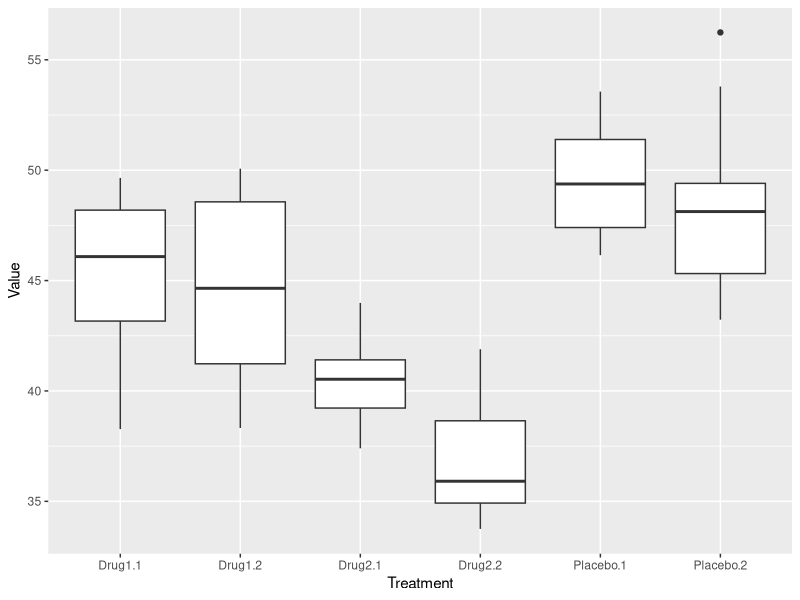

Write R code to recreate this figure.
## ---- chunk 1
library(tidyverse)
clinical_data <- read_tsv("clinical-data.txt")
## ---- chunk 2
clinical_data <- gather(clinical_data, key = "Treatment", value = "Value", -Subject)
## ---- chunk 3
ggplot(clinical_data, mapping = aes(x = Treatment, y = Value)) +
  geom_boxplot()
## ---- chunk 4
patients <- read_tsv("patient-data.txt")
## ---- chunk 5
select(patients, Height:Grade_Level)
## ---- chunk 6
select(patients, Height:Grade_Level, -Pet)
## ---- chunk 7
select(patients, ends_with("eight"))
## ---- chunk 8
select(patients, -State, -Pet, -Grade_Level)
select(patients, -c(State, Pet, Grade_Level))
select(patients, -(State:Grade_Level))
## ---- chunk 9
patients <- mutate(patients, Smokes = str_replace(Smokes, "No", "FALSE"))
patients <- mutate(patients, Smokes = str_replace(Smokes, "Yes", "TRUE"))
patients <- mutate(patients, Smokes = as.logical(Smokes))
select(patients, ID, Smokes, Height, Weight)
## ---- chunk 10
patients <- mutate(patients, Height = as.numeric(str_remove(Height, pattern = "cm$")))
patients <- mutate(patients, Weight = as.numeric(str_remove(Weight, pattern = "kg$")))
select(patients, ID, Smokes, Height, Weight)
## ---- chunk 11
patients <- mutate(patients, BMI = Weight / (Height / 100) ** 2)
select(patients, ID, Smokes, Height, Height, BMI)
## ---- chunk 12
patients <- mutate(patients, Overweight = BMI > 25)
select(patients, ID, Smokes, Height, Height, BMI, Overweight)
